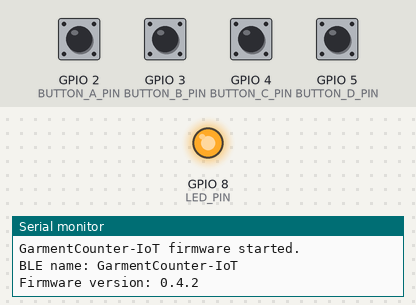
Recording of a sketch running on a simulated ESP32-C3. On the bench: output pins drawn as LEDs (lit = HIGH), the last lines printed to the serial monitor. Dashed ring = blinking. The inputs (shaded band) are chosen by the test bench; at power-on: GPIO 2 (BUTTON_A_PIN), GPIO 3 (BUTTON_B_PIN), GPIO 4 (BUTTON_C_PIN), GPIO 5 (BUTTON_D_PIN) HIGH. Nothing arrives over Bluetooth unless stated; a phone connects over Bluetooth LE 3 s after start. At 19.0 s the program puts the board to deep sleep or switches it off; the recording ends there.

Above: at 4.5 s.
4.6 s: GPIO 3 (BUTTON_B_PIN) pulled LOW for 0.15 s
7.6 s: GPIO 4 (BUTTON_C_PIN) pulled LOW for 0.15 s
At 8.59 s:
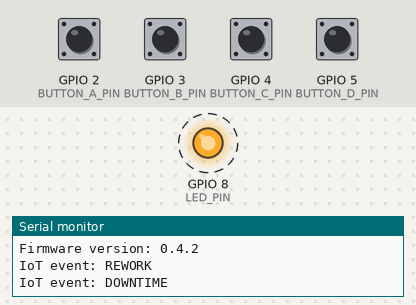
10.6 s: GPIO 5 (BUTTON_D_PIN) pulled LOW for 0.15 s
12.2 s: GPIO 2 (BUTTON_A_PIN) pulled LOW for 1 s
At 13.8 s:
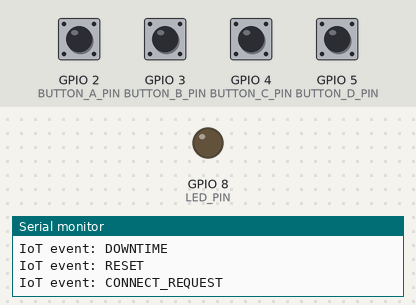
14.7 s: GPIO 2 (BUTTON_A_PIN) driven LOW and GPIO 3 (BUTTON_B_PIN) driven LOW
Timing chart, 0 to 19.0 s (numbered marks = the images above; inputs shaded):
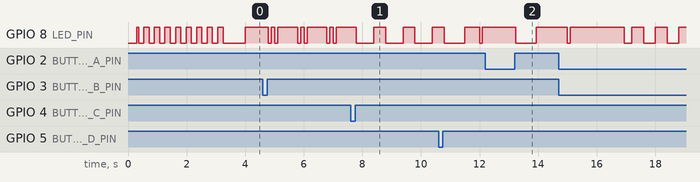

The sketch:

GarmentCounterIoT.ino
```cpp
/*
  GarmentCounterIoT - ESP32-C3 SuperMini BLE button firmware

  Board: ESP32-C3 SuperMini
  Buttons:
    A short press : start/restart BLE advertising / send CONNECT_REQUEST if connected
    A long press  : shutdown request + deep sleep
    B             : REWORK mode event
    C             : DOWNTIME mode event
    D             : RESET event

  Built-in LED: GPIO 8

  Required Arduino library:
    NimBLE-Arduino by h2zero

  BLE device name:
    GarmentCounter-IoT
*/

#include <Arduino.h>
#include <NimBLEDevice.h>
#include "esp_sleep.h"
#include "esp_idf_version.h"

// ------------------------- Pin configuration -------------------------
// Change these pins if your wiring is different.
static const uint8_t BUTTON_A_PIN = 2;
static const uint8_t BUTTON_B_PIN = 3;
static const uint8_t BUTTON_C_PIN = 4;
static const uint8_t BUTTON_D_PIN = 5;
static const uint8_t LED_PIN      = 8;

// Most ESP32-C3 SuperMini onboard LEDs are active LOW.
// If your LED works opposite, change this to false.
static const bool LED_ACTIVE_LOW = true;

// Optional hardware power latch OFF pin.
// Keep as -1 if you only use deep sleep.
static const int POWER_LATCH_OFF_PIN = -1;

// ------------------------- BLE configuration -------------------------
static const char* DEVICE_NAME = "GarmentCounter-IoT";
static const char* FIRMWARE_VERSION = "0.4.2";
static const char* SERVICE_UUID = "7d2ea28a-f7bd-485a-bd9d-92ad6ecfe93e";
static const char* EVENT_CHAR_UUID = "8f42b2f3-6d57-4f8b-8b66-7b6dfc3dd98a";

NimBLEServer* bleServer = nullptr;
NimBLECharacteristic* eventCharacteristic = nullptr;
volatile bool bleConnected = false;

// ------------------------- Timing constants -------------------------
static const uint32_t DEBOUNCE_MS = 35;
static const uint32_t BUTTON_A_LONG_PRESS_MS = 2200;
static const uint32_t ADVERTISING_WINDOW_MS = 60000;

uint32_t advertisingStartedAt = 0;
bool advertisingActive = false;

// ------------------------- Device mode -------------------------
enum class DeviceMode {
  BOOT,
  ADVERTISING,
  NORMAL,
  REWORK,
  DOWNTIME,
  RESET_ACK,
  SHUTDOWN
};

DeviceMode currentMode = DeviceMode::BOOT;
DeviceMode modeAfterAck = DeviceMode::NORMAL;
uint32_t modeStartedAt = 0;

// ------------------------- Button helper -------------------------
struct Button {
  uint8_t pin;
  bool stableState;       // HIGH = released, LOW = pressed when using INPUT_PULLUP
  bool lastReading;
  uint32_t lastChangeMs;
  uint32_t pressedAtMs;
  bool longFired;
};

Button buttonA{BUTTON_A_PIN, HIGH, HIGH, 0, 0, false};
Button buttonB{BUTTON_B_PIN, HIGH, HIGH, 0, 0, false};
Button buttonC{BUTTON_C_PIN, HIGH, HIGH, 0, 0, false};
Button buttonD{BUTTON_D_PIN, HIGH, HIGH, 0, 0, false};

// ------------------------- LED helper -------------------------
void setLed(bool on) {
  if (LED_ACTIVE_LOW) {
    digitalWrite(LED_PIN, on ? LOW : HIGH);
  } else {
    digitalWrite(LED_PIN, on ? HIGH : LOW);
  }
}

void setMode(DeviceMode mode) {
  currentMode = mode;
  modeStartedAt = millis();
}

void updateLedPattern() {
  const uint32_t now = millis();
  const uint32_t t = now - modeStartedAt;

  switch (currentMode) {
    case DeviceMode::BOOT:
      // 3 quick blinks, then move to advertising/normal.
      if (t < 900) {
        setLed((t / 120) % 2 == 0);
      } else {
        setMode(bleConnected ? DeviceMode::NORMAL : DeviceMode::ADVERTISING);
      }
      break;

    case DeviceMode::ADVERTISING:
      // Fast blink while waiting for software connection.
      setLed((now / 180) % 2 == 0);
      break;

    case DeviceMode::NORMAL:
      // Professional heartbeat: tiny blink every 3 seconds.
      setLed((now % 3000) < 90);
      break;

    case DeviceMode::REWORK:
      // Double blink every second.
      setLed((t % 1000 < 100) || (t % 1000 >= 220 && t % 1000 < 320));
      break;

    case DeviceMode::DOWNTIME:
      // Long warning blink every second.
      setLed((t % 1000) < 600);
      break;

    case DeviceMode::RESET_ACK:
      // One long confirmation blink, then return to normal.
      if (t < 700) {
        setLed(true);
      } else {
        setLed(false);
        setMode(modeAfterAck);
      }
      break;

    case DeviceMode::SHUTDOWN:
      // Slow shutdown pulse pattern before deep sleep.
      setLed((now / 400) % 2 == 0);
      break;
  }
}

// ------------------------- BLE callbacks -------------------------
class ServerCallbacks : public NimBLEServerCallbacks {
  void handleConnect() {
    bleConnected = true;
    advertisingActive = false;
    setMode(DeviceMode::RESET_ACK); // short success indication
    modeAfterAck = DeviceMode::NORMAL;
  }

  void handleDisconnect() {
    bleConnected = false;
    setMode(DeviceMode::ADVERTISING);
    NimBLEDevice::startAdvertising();
    advertisingStartedAt = millis();
    advertisingActive = true;
  }

  // NimBLE-Arduino v2.x callback signatures.
  // Your compile error happened because v2.x no longer uses
  // onConnect(NimBLEServer*) / onDisconnect(NimBLEServer*) as override methods.
  void onConnect(NimBLEServer* server, NimBLEConnInfo& connInfo) override {
    (void)server;
    (void)connInfo;
    handleConnect();
  }

  void onDisconnect(NimBLEServer* server, NimBLEConnInfo& connInfo, int reason) override {
    (void)server;
    (void)connInfo;
    (void)reason;
    handleDisconnect();
  }
};

void sendEvent(const char* eventName) {
  Serial.print("IoT event: ");
  Serial.println(eventName);

  if (eventCharacteristic != nullptr && bleConnected) {
    eventCharacteristic->setValue((uint8_t*)eventName, strlen(eventName));
    eventCharacteristic->notify();
  }
}

void startAdvertisingWindow() {
  NimBLEDevice::startAdvertising();
  advertisingStartedAt = millis();
  advertisingActive = true;
  setMode(DeviceMode::ADVERTISING);
  Serial.println("BLE advertising started/restarted.");
}

void setupBle() {
  NimBLEDevice::init(DEVICE_NAME);
  NimBLEDevice::setPower(ESP_PWR_LVL_P9);

  bleServer = NimBLEDevice::createServer();
  bleServer->setCallbacks(new ServerCallbacks());

  NimBLEService* service = bleServer->createService(SERVICE_UUID);

  eventCharacteristic = service->createCharacteristic(
    EVENT_CHAR_UUID,
    NIMBLE_PROPERTY::READ | NIMBLE_PROPERTY::NOTIFY
  );
  eventCharacteristic->setValue("READY");

  service->start();

  NimBLEAdvertising* advertising = NimBLEDevice::getAdvertising();
  advertising->addServiceUUID(SERVICE_UUID);
  // A 128-bit service UUID and the full device name do not both fit reliably
  // in the 31-byte legacy advertising packet. NimBLE-Arduino v2 disables scan
  // response by default, so explicitly enable it before adding the name. This
  // lets Electron/macOS display "GarmentCounter-IoT" in the device picker.
  advertising->enableScanResponse(true);
  advertising->setName(DEVICE_NAME);
  advertising->start();

  advertisingStartedAt = millis();
  advertisingActive = true;
}

// ------------------------- Power / sleep -------------------------
void enterDeepSleep() {
  sendEvent("SHUTDOWN");
  setMode(DeviceMode::SHUTDOWN);

  const uint32_t started = millis();
  while (millis() - started < 2000) {
    updateLedPattern();
    delay(10);
  }

  setLed(false);
  delay(100);

  if (POWER_LATCH_OFF_PIN >= 0) {
    pinMode(POWER_LATCH_OFF_PIN, OUTPUT);
    digitalWrite(POWER_LATCH_OFF_PIN, LOW);
    delay(500);
  }

  // Wake when Button A is held/pressed LOW.
  // Arduino-ESP32 v3 uses ESP-IDF v5 APIs; older versions may use EXT0.
#if ESP_IDF_VERSION_MAJOR >= 5
  esp_deep_sleep_enable_gpio_wakeup((1ULL << BUTTON_A_PIN), ESP_GPIO_WAKEUP_GPIO_LOW);
#else
  esp_sleep_enable_ext0_wakeup((gpio_num_t)BUTTON_A_PIN, 0);
#endif

  Serial.println("Entering deep sleep. Press Button A to wake.");
  Serial.flush();
  esp_deep_sleep_start();
}

// ------------------------- Button logic -------------------------
void handleShortPress(uint8_t pin) {
  if (pin == BUTTON_A_PIN) {
    if (bleConnected) {
      sendEvent("CONNECT_REQUEST");
      setMode(DeviceMode::RESET_ACK);
      modeAfterAck = DeviceMode::NORMAL;
    } else {
      startAdvertisingWindow();
    }
    return;
  }

  if (pin == BUTTON_B_PIN) {
    sendEvent("REWORK");
    setMode(DeviceMode::REWORK);
    return;
  }

  if (pin == BUTTON_C_PIN) {
    sendEvent("DOWNTIME");
    setMode(DeviceMode::DOWNTIME);
    return;
  }

  if (pin == BUTTON_D_PIN) {
    sendEvent("RESET");
    modeAfterAck = bleConnected ? DeviceMode::NORMAL : DeviceMode::ADVERTISING;
    setMode(DeviceMode::RESET_ACK);
    return;
  }
}

void updateButton(Button& button) {
  const uint32_t now = millis();
  bool reading = digitalRead(button.pin);

  if (reading != button.lastReading) {
    button.lastChangeMs = now;
    button.lastReading = reading;
  }

  if ((now - button.lastChangeMs) > DEBOUNCE_MS && reading != button.stableState) {
    button.stableState = reading;

    if (button.stableState == LOW) {
      button.pressedAtMs = now;
      button.longFired = false;
    } else {
      uint32_t pressDuration = now - button.pressedAtMs;
      if (!button.longFired && pressDuration < BUTTON_A_LONG_PRESS_MS) {
        handleShortPress(button.pin);
      }
    }
  }

  // Fire Button A long press while still holding, not after release.
  if (button.pin == BUTTON_A_PIN && button.stableState == LOW && !button.longFired) {
    if ((now - button.pressedAtMs) >= BUTTON_A_LONG_PRESS_MS) {
      button.longFired = true;
      enterDeepSleep();
    }
  }
}

void setupButtons() {
  pinMode(BUTTON_A_PIN, INPUT_PULLUP);
  pinMode(BUTTON_B_PIN, INPUT_PULLUP);
  pinMode(BUTTON_C_PIN, INPUT_PULLUP);
  pinMode(BUTTON_D_PIN, INPUT_PULLUP);

  buttonA.stableState = buttonA.lastReading = digitalRead(BUTTON_A_PIN);
  buttonB.stableState = buttonB.lastReading = digitalRead(BUTTON_B_PIN);
  buttonC.stableState = buttonC.lastReading = digitalRead(BUTTON_C_PIN);
  buttonD.stableState = buttonD.lastReading = digitalRead(BUTTON_D_PIN);
}

void setup() {
  Serial.begin(115200);
  delay(300);

  pinMode(LED_PIN, OUTPUT);
  setLed(false);

  setupButtons();
  setupBle();

  Serial.println("GarmentCounter-IoT firmware started.");
  Serial.println("BLE name: GarmentCounter-IoT");
  Serial.print("Firmware version: ");
  Serial.println(FIRMWARE_VERSION);

  setMode(DeviceMode::BOOT);
}

void loop() {
  updateButton(buttonA);
  updateButton(buttonB);
  updateButton(buttonC);
  updateButton(buttonD);

  if (advertisingActive && !bleConnected) {
    if (millis() - advertisingStartedAt > ADVERTISING_WINDOW_MS) {
      // Keep advertising stopped after the window to save battery.
      // Button A short press restarts advertising.
      NimBLEDevice::stopAdvertising();
      advertisingActive = false;
      setMode(DeviceMode::NORMAL); // idle heartbeat while not connected
      Serial.println("BLE advertising stopped to save battery.");
    }
  }

  if (!bleConnected && advertisingActive && currentMode != DeviceMode::ADVERTISING) {
    setMode(DeviceMode::ADVERTISING);
  }

  updateLedPattern();
  delay(5);
}
```

Measured:
- after the input at 12.2 s, GPIO 8 (LED_PIN): HIGH → LOW after 1.0 s, → HIGH 0.70 s later
